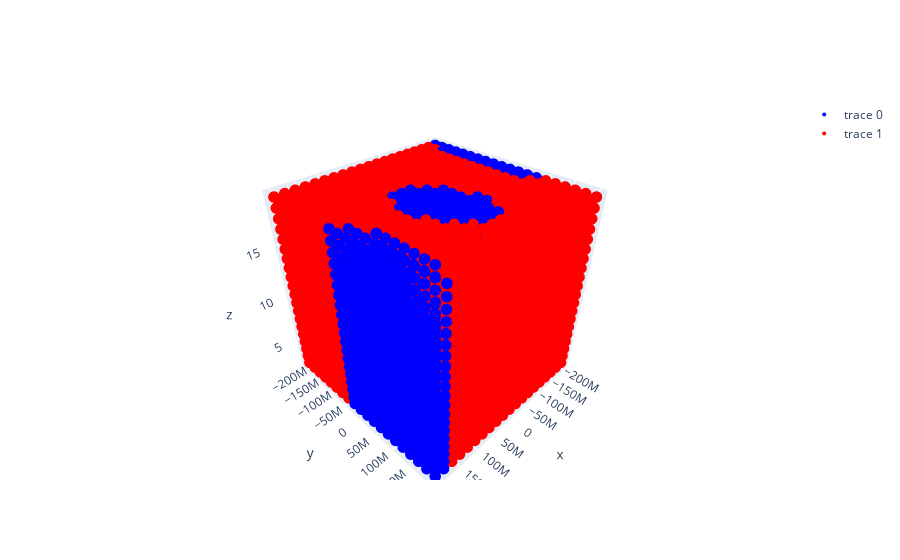

The notebook cell saved with this chart:
### Code cell
# plot results
import plotly.graph_objects as go
import plotly.offline as pyo
pyo.init_notebook_mode(connected=True)


fig = go.FigureWidget()
fig.add_scatter3d(x=grid[:, 1][clean], y=grid[:, 2][clean], z=grid[:, 0][clean], mode='markers', marker={'color': 'blue'})
fig.add_scatter3d(x=grid[:, 1][defect], y=grid[:, 2][defect], z=grid[:, 0][defect], mode='markers', marker={'color': 'red'})

fig.update_traces(marker=dict(
    size=4,
    line=dict(
        width=0,
        color='DarkSlateGrey')),
        selector=dict(mode='markers')
)


fig.show()

### Figure 1 — Plotly figure (JSON) as saved in the notebook; plotly's stock layout.template omitted (floating-point values rounded to 4 significant figures; data arrays with more than 128 entries replaced by an {"elided": "..."} marker saying what was removed)
{"data": [{"marker": {"color": "blue", "line": {"color": "DarkSlateGrey", "width": 0}, "size": 4}, "mode": "markers", "type": "scatter3d", "uid": "3d2c4f1e-d817-4b01-bb64-b42509688b0d", "x": {"elided": "1980 float values"}, "y": {"elided": "1980 float values"}, "z": {"elided": "1980 float values"}}, {"marker": {"color": "red", "line": {"color": "DarkSlateGrey", "width": 0}, "size": 4}, "mode": "markers", "type": "scatter3d", "uid": "fc2f2e2c-c648-445a-9268-8710653dcb4b", "x": {"elided": "6020 float values"}, "y": {"elided": "6020 float values"}, "z": {"elided": "6020 float values"}}], "layout": {}}
